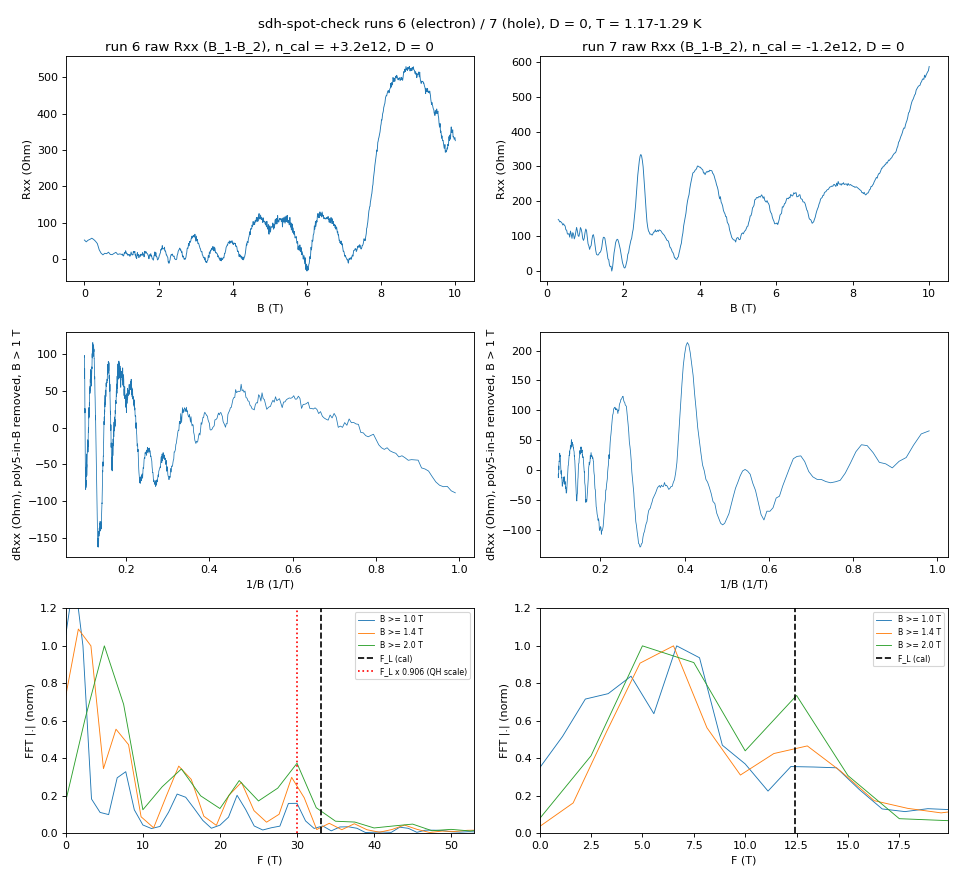

The script that drew this image:
"""sdh-spot-check read, runs 6 (electron, n_cal = +3.2e12) and 7 (hole, n_cal = -1.2e12), D = 0.
Raw first (Rxx vs B), then B-space poly5 background removal, FFT in 1/B (sdh_fft) vs F_L,
per-tone onsets (sdh_onset), and the QH-minimum density-scale anchor on the electron record."""
import warnings
from scipy.signal import find_peaks
from hera.analysis import sdh_onset, SdhOnsetError, resolve_channels

H_E = cst.h / cst.e
SPOTS = {6: 3.2, 7: -1.2}          # n_cal, 1e12 cm^-2 (run-5 calibration)
fig, ax = plt.subplots(3, 2, figsize=(12, 11))
for j, (rid, n_cal) in enumerate(SPOTS.items()):
    r = run(rid)
    ch = {c.cid: c for c in resolve_channels(r.meta)}
    B = r.col("magnet_field"); I = r.col("sr0_X") / ch["sr0"].gain
    R = (r.col("sr1_X") / ch["sr1"].gain) / I
    o = np.argsort(B); B, R = B[o], R[o]
    FL = float(luttinger_frequency(n_cal * 1e16))
    print(f"=== run {rid}: n_cal = {n_cal:+.2f}e12, F_L(cal) = {FL:.2f} T, B {B.min():.2f}-{B.max():.2f} T, {len(B)} pts, "
          f"R(B0) {R[0]:.0f} Ohm, R max {R.max():.0f} Ohm @ {B[R.argmax()]:.2f} T (FS 5 kOhm), T {r.col('T_sample').min():.3f}-{r.col('T_sample').max():.3f} K, "
          f"|I_tg|,|I_bg| max {np.abs(r.col('k_2400_tg_curr')).max()*1e12:.0f}, {np.abs(r.col('k_2400_bg_curr')).max()*1e12:.0f} pA")
    # onset on the adequately sampled record only (run 6 below 1 T was a 50 mT grid: under Nyquist for F_L there)
    b_lo = 1.0 if rid == 6 else 0.3
    m = B >= b_lo - 1e-6
    with warnings.catch_warnings(record=True) as w:
        warnings.simplefilter("always")
        try:
            on = sdh_onset(R[m], B[m], b_lo=b_lo, r_full_scale=50e-6 / 1e-8)
            print(on.summary())
        except SdhOnsetError as e:
            print("SdhOnsetError:", e)
        for ww in w:
            print("  warn:", ww.message)
    ax[0, j].plot(B, R, lw=0.8)
    ax[0, j].set(title=f"run {rid} raw Rxx (B_1-B_2), n_cal = {n_cal:+.1f}e12, D = 0", xlabel="B (T)", ylabel="Rxx (Ohm)")
    mb = B > 1.0
    dR = R[mb] - np.polyval(np.polyfit(B[mb], R[mb], 5), B[mb])
    ax[1, j].plot(1 / B[mb], dR, lw=0.7)
    ax[1, j].set(xlabel="1/B (1/T)", ylabel="dRxx (Ohm), poly5-in-B removed, B > 1 T")
    for lo in (1.0, 1.4, 2.0):
        f, S = sdh_fft(R[:, None], B, b_range=(lo, B.max()), bg_degree=5, log=False, nfft=4096)
        S = S[0]; sel = (f > 2) & (f < 1.6 * FL)
        ii, _ = find_peaks(S[sel], prominence=0.08 * S[sel].max())
        top = sorted(zip(S[sel][ii], f[sel][ii]), reverse=True)[:5]
        print(f"  FFT [{lo}, {B.max():.0f}] T: " + ", ".join(f"{fp:.1f} T ({sp/top[0][0]:.2f})" for sp, fp in top))
        ax[2, j].plot(f, S / S[sel].max(), lw=0.8, label=f"B >= {lo} T")
    ax[2, j].axvline(FL, c="k", ls="--", label="F_L (cal)")
    if rid == 6:
        ax[2, j].axvline(0.906 * FL, c="r", ls=":", label="F_L x 0.906 (QH scale)")
    ax[2, j].set(xlim=(0, 1.6 * FL), ylim=(0, 1.2), xlabel="F (T)", ylabel="FFT |.| (norm)"); ax[2, j].legend(fontsize=7)
    if rid == 6:   # QH minima -> density scale (model-independent: B_nu = n h / (nu e))
        mq = B > 4
        ii, _ = find_peaks(-R[mq], prominence=40)
        Bm = B[mq][ii]; nu_cal = n_cal * 1e16 * H_E / Bm
        print("  QH Rxx minima B = " + ", ".join(f"{b:.2f}" for b in Bm) + " T -> nu_cal = " + ", ".join(f"{v:.1f}" for v in nu_cal))
        nu_int = [28, 24, 20, 16]; S_qh = np.array(nu_int) / nu_cal[:4]
        print(f"  assign nu = {nu_int} (4-fold steps): S = n_true/n_cal = {S_qh.round(3).tolist()}; "
              f"nu = 28/24/20 mean {S_qh[:3].mean():.3f} (nu = 16 sits on the flank of the 8.8 T peak, shifted low)"
              f" -> F_L,true = {S_qh[:3].mean()*FL:.1f} T")
fig.suptitle("sdh-spot-check runs 6 (electron) / 7 (hole), D = 0, T = 1.17-1.29 K"); fig.tight_layout(); plt.show()
